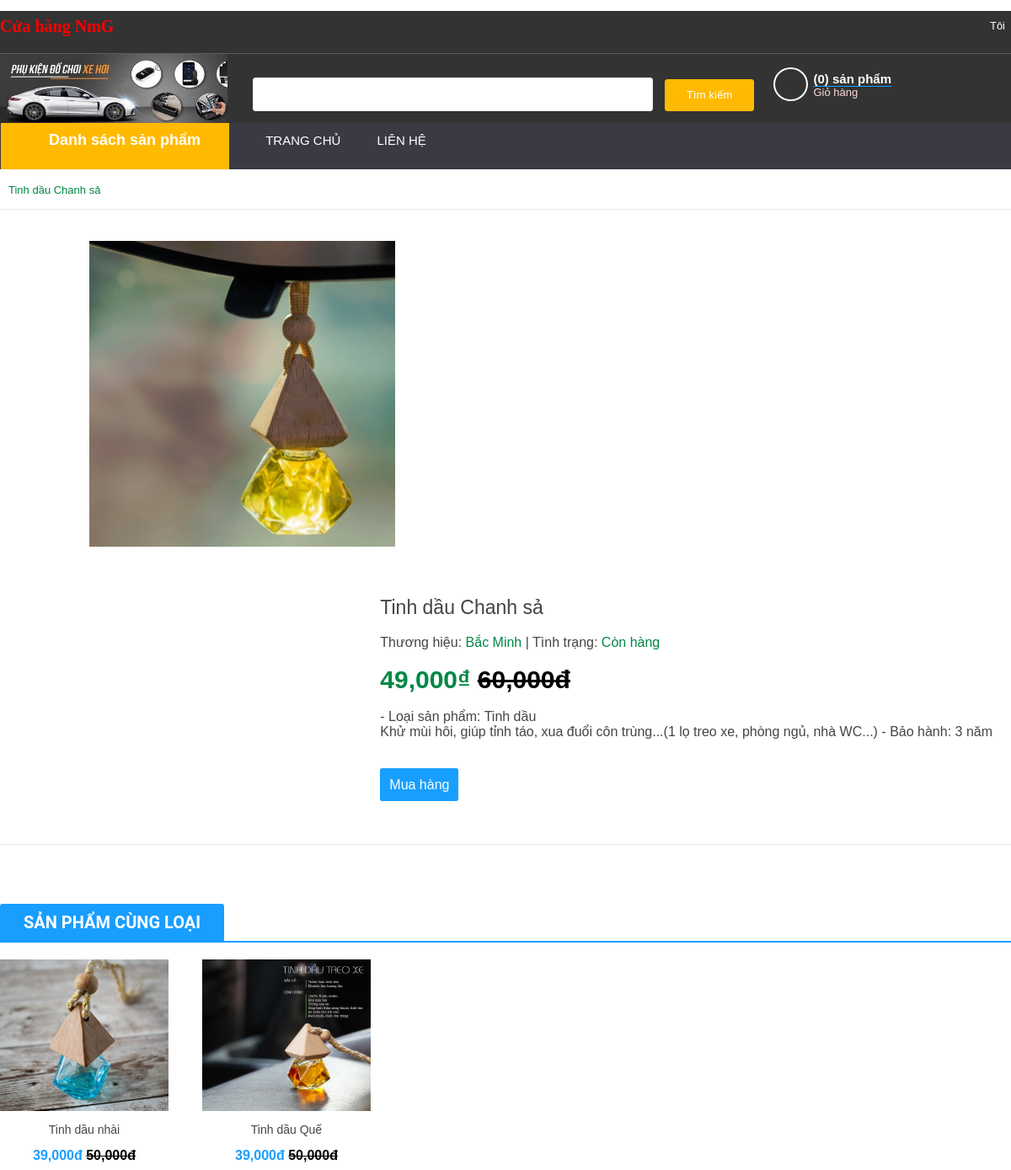
Screenshot of /indexSanpham.php?mod=sanpham&id=1 with the database file from the repository.
### tables this page shows
CREATE TABLE `sanpham` (
  `MaSanPham` int(11) NOT NULL,
  `TenSanPham` varchar(45) DEFAULT NULL,
  `HinhURL` varchar(45) DEFAULT NULL,
  `GiaSanPham` int(11) DEFAULT NULL,
  `NgayNhap` date DEFAULT NULL,
  `SoLuong` int(11) DEFAULT NULL,
  `SoLuotXem` int(11) DEFAULT 0,
  `MoTa` text DEFAULT NULL,
  `BiXoa` tinyint(1) DEFAULT 0,
  `MaLoaiSanPham` int(11) NOT NULL,
  `MaHangSanXuat` int(11) NOT NULL,
  `BaoHanh` int(12) DEFAULT NULL,
  `SoLuongDaBan` int(12) DEFAULT 0,
  `GiaHang` int(20) NOT NULL
);

CREATE TABLE `hangsanxuat` (
  `MaHangSanXuat` int(11) NOT NULL,
  `TenHangSanXuat` varchar(64) DEFAULT NULL,
  `BiXoa` tinyint(1) DEFAULT 0
);

CREATE TABLE `loaisanpham` (
  `MaLoaiSanPham` int(11) NOT NULL,
  `TenLoaiSanPham` varchar(64) DEFAULT NULL,
  `BiXoa` tinyint(1) DEFAULT 0
);

### sanpham.php (the view, shortened to what this page needs)
<?php
if (isset($_GET["id"])) {
    $id = $_GET["id"];
    $sql = "SELECT * FROM sanpham WHERE MaSanPham='$id'";
    $query = mysqli_query($conn, $sql);
    $row = mysqli_fetch_array($query);
    $th = "SELECT * FROM hangsanxuat WHERE MaHangSanXuat = '".$row['MaHangSanXuat']."'";
    $th2 = mysqli_query($conn, $th);
    $thuonghieu = mysqli_fetch_array($th2);
    $lsp = "SELECT * FROM loaisanpham WHERE MaLoaiSanPham = '".$row['MaLoaiSanPham']."'";
    $lsp2 = mysqli_query($conn, $lsp);
    $loaisp = mysqli_fetch_array($lsp2);
    echo'<div id="vien"><div class="center"><div id="ban"><font color="#008744">'.$row['TenSanPham'].'</font></div></div></div>';
    echo'<div class="list">';
    echo'<table><tr><td class="ShowAnh">';
    echo'<img src="image/'.$row['HinhURL'].'"></td><td style="float: right;">';
    echo'<h2>'.$row['TenSanPham'].'</h2>';
    echo'Thương hiệu: <font color="#008744">'.$thuonghieu['TenHangSanXuat'].'</font> | ';
    if ($row['SoLuong'] > 0) {
        echo'Tình trạng: <font color="#008744">Còn hàng </font>';
    } else {
        echo'Tình trạng: <font color="red">Hết hàng</font>';
    }
    $price = $row['GiaSanPham'];
    $gia = $row['GiaHang'];
    echo'<p style="font-size: 30px;line-height: 30px;color: #008744;font-weight: bold;margin-top: 20px;margin-bottom: 20px;">';
    echo number_format($price, 0).'₫ <del class="product-old-price" style="color: black;">'.number_format($gia, 0).'đ</del><br>';
    echo'</p>';
    echo'<p>- Loại sản phẩm: '.$loaisp['TenLoaiSanPham'].'<br/>'.$row['MoTa'].'
    - Bảo hành: '.$row['BaoHanh'].' năm';
    echo '<br/><br/><br/><a class="submit3" href="indexGiohang.php?mod=them&item='.$row['MaSanPham'].'">Mua hàng</a>';
    echo'</p>';
    echo'</td></tr></table>';
    echo'</div>';
?>
    <div class="mainmenu">
    <div class="vienxanh"><div class="tit">SẢN PHẨM CÙNG LOẠI</div></div>
    <?php
    $spcl = "SELECT * FROM sanpham WHERE BiXoa = 0 AND MaLoaiSanPham = '".$row['MaLoaiSanPham']."' AND MaSanPham != '".$row['MaSanPham']."' ORDER BY SoLuongDaBan ASC LIMIT 5";
    $tvspcl = mysqli_query($conn, $spcl);
    while($show = mysqli_fetch_array($tvspcl))
    {
        $id = $show['MaSanPham'];
        $name = $show['TenSanPham'];
        $price = $show['GiaSanPham'];
        $hinh = $show['HinhURL'];
        $gia1 = $show['GiaHang'];
        echo'<div class="list2"><a href="indexSanpham.php?mod=sanpham&id='.$id.'">
        <img src="image/'.$hinh.'" width="200px" height="180px"></a>';
        echo '<a id="tensp" href="indexSanpham.php?mod=sanpham&id='.$id.'"><p>'.$name.'</p></a>';
        echo'<span>';
        echo number_format($price, 0).'đ <del class="product-old-price" style="color: black;">'.number_format($gia1, 0).'đ</del><br>';
        echo '</span></div>';
    }
    echo '</div></div>';
}
?>

### style1.css (style rules this page uses)
body { font-family: Arial, sans-serif; margin: 0; padding: 0; }
.center { width: 100%; max-width: 1200px; margin: 0 auto; position: relative; }

### style2.css (style rules this page uses)
body { font-family: arial; background: #fff; font-size: 13px; color: #444; }
td { padding: 20px; }
a#tensp { text-decoration: none; color: #444; }
.center { width: 100%; max-width: 1200px; margin: 0 auto; position: relative; }
#ban { padding-top: 17px; padding-bottom: 15px; padding-left: 10px; }
#vien { border-bottom: 1px solid #ebebeb; }
.ShowAnh { width: 363px; height: auto; text-align: center; font-size: 14px; margin-right: 50px; display: inline-block; }
.ShowAnh img { width: 363px; height: 363px; }
.mainmenu { width: 100%; max-width: 1200px; margin: 0 auto; margin-top: 70px; position: relative; }
.list { border-bottom: 1px solid #ebebeb; margin: 0 auto; padding-top: 15px; padding-left: 84px; padding-bottom: 15px; position: relative; font-size: 14px; }
.tit { margin: 0; padding: 10px 28px 10px 28px; font-size: 20px; line-height: 24px; border-top-left-radius: 3px; border-top-right-radius: 3px; background: rgb(24, 158, 255); display: inline-block; font-family: "Roboto","HelveticaNeue","Helvetica Neue",sans-serif; font-weight: bolder; color: #fff; }
.vienxanh { border-bottom: 2px solid rgb(24, 158, 255); margin-bottom: 20px; margin-top: 10px; }
.list2 { width: 200px; height: 250px; text-align: center; font-size: 14px; margin-right: 40px; display: inline-block; }
.list2 span { color: rgb(24, 158, 255); font-size: 16px; display: block; font-weight: bold; font-family: 'Arial',sans-serif; }
.list h2 { font-weight: normal; font-size: 23px; }
.submit3 { background-color: rgb(24, 158, 255); border-radius: 3px; border: 1px solid rgb(24, 158, 255); height: 35px; line-height: 35px; color: #fff; padding-bottom: 10px; padding-top: 10px; padding-left: 10px; padding-right: 10px; }
a { text-decoration: none; color: #444; }

### rows the page displays
sanpham: TenSanPham "Tinh dầu Chanh sả", HinhURL (picture), GiaSanPham "49,000", GiaHang "60,000", MoTa "Khử mùi hôi, giúp tỉnh táo, xua đuổi côn trùng...(1 lọ treo xe, phòng ngủ, nhà WC...)", BaoHanh "3"
hangsanxuat: TenHangSanXuat "Bắc Minh"
loaisanpham: TenLoaiSanPham "Tinh dầu"
sanpham: HinhURL (picture), TenSanPham "Tinh dầu nhài", GiaSanPham "39,000", GiaHang "50,000"
sanpham: HinhURL (picture), TenSanPham "Tinh dầu Quế", GiaSanPham "39,000", GiaHang "50,000"
